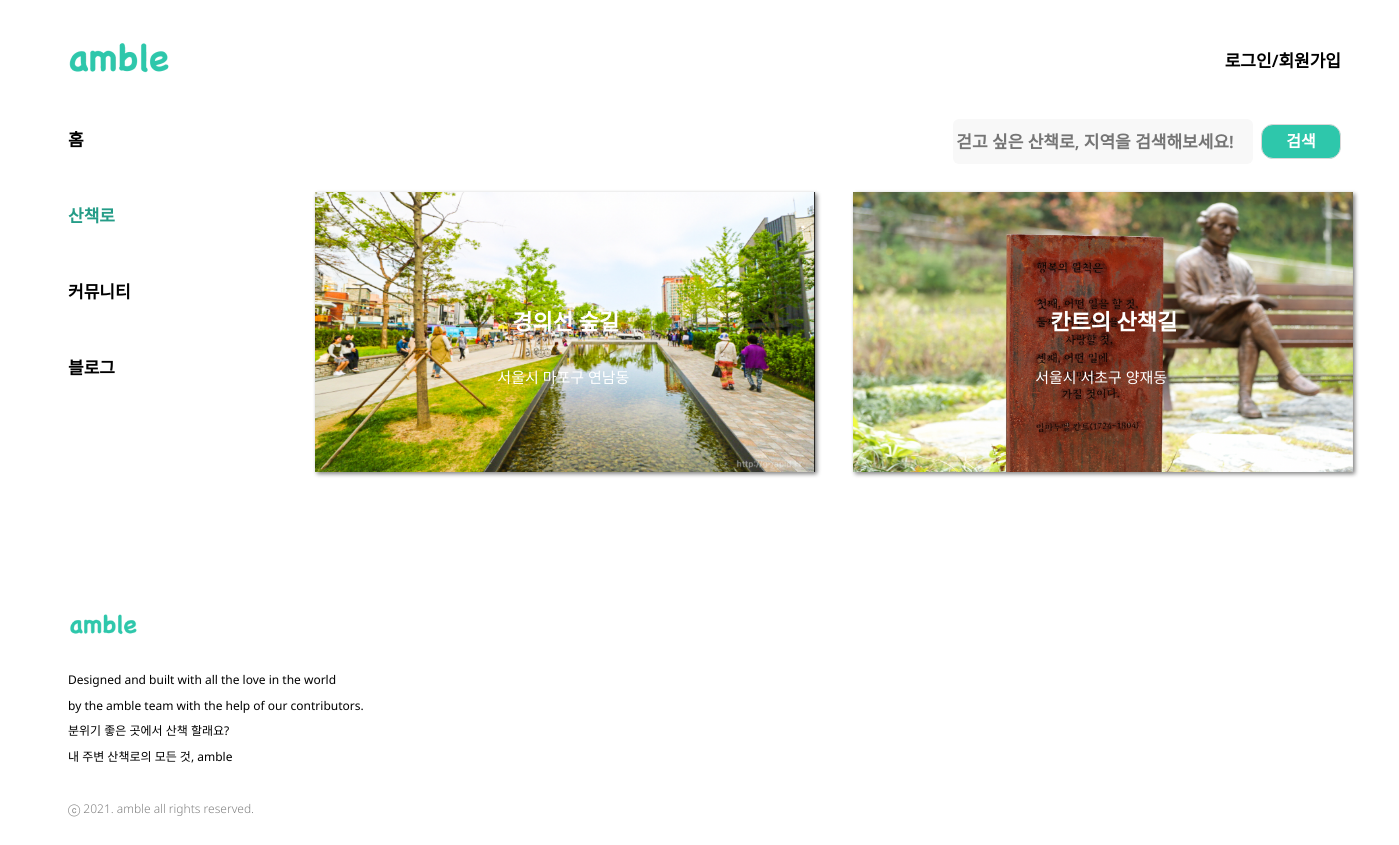
Page /trail on the committed database.
### trail/models.py (models this page shows, shortened)
class Trail(models.Model):
    name = models.CharField(max_length=200)
    img = models.ImageField(upload_to='images/')
    location = models.CharField(max_length=200)
    link = models.CharField(max_length=300)
    content = models.TextField(max_length=1000)
    hashtag = models.ManyToManyField(HashTag)

### trail/views.py (the view)
# urls.py: path('trail', trail.trail, name="trail"),
def trail(request):
    trail = Trail.objects
    return render(request, 'trail.html', {'trails': trail})

### trail/templates/trail.html (shortened to what this page needs)
{% load static %}
<!DOCTYPE html>
<html lang="en">
    <head>
    </head>
    <body>
        <div class="head-wrapper">
            <img src="{% static 'logo.png' %}">
            <div class="login-wrapper">
            {% if not user.is_authenticated %}
                <a href="{% url 'login' %}">로그인/회원가입</a>
            {% endif %}
            </div>
        </div>
        <div class="body-wrapper">
            <div class="body-navbar">
                <div class="navbar-item"><a href="{% url 'home' %}">홈</a></div>
                <div class="navbar-item"><a href="{% url 'trail' %}" id="nav-location">산책로</a></div>
                <div class="navbar-item"><a href="{% url 'community' %}">커뮤니티</a></div>
                <div class="navbar-item"><a href="{% url 'blog' %}">블로그</a></div>
            </div>
            <div>
                <form class="search-wrapper" action="{% url 'search' %}" method="post">
                    <input class="search-input" type="search" placeholder="걷고 싶은 산책로, 지역을 검색해보세요!" aria-label="Search" name="q" value="{{q}}">
                    <button class="search-button" type="submit">검색</button>
                </form>
                <div class="trail-wrapper">
                    {% if not trails %}
                        <div>검색 결과가 없습니다.</div>
                    {% else %}
                        {% for trail in trails.all %}
                        <div class="trail-item">
                            <a  href="{% url 'trail_detail' trail.id %}">
                                {% if trail.img.url != None %}
                                <img src="{{ trail.img.url }}" width="500px" height="280px">
                                {% endif %}
                                <div class="trail-name">{{ trail.name }}</div>
                                <div class="trail-location">{{ trail.location }}</div>
                            </a>
                        </div>
                        {% endfor %}
                        {% endif %}
                </div>
            </div>
        </div>
        <footer class="footer">
            <img class="footer-img" src="{% static 'logo.png' %}" width="100px"><br>
            <div class="footer-content">Designed and built with all the love in the world <br>by the amble team with the help of our contributors.</div>
            <div class="footer-content">
                분위기 좋은 곳에서 산책 할래요?<br>
                내 주변 산책로의 모든 것, amble<br>
            </div>
            <br>
            <div class="footer-rights">ⓒ 2021. amble all rights reserved.</div>
        </footer>
    </body>
</html>

### trail/templates/trail.html (style rules this page uses)
* { font-family: 'Noto Sans', sans-serif; color: black; font-size: 17px; font-weight: 600; line-height: 25.88px; }
.head-wrapper { display: flex; justify-content: space-between; padding-left: 36px; padding-right: 50px; }
.login-wrapper { padding-top: 40px; }
.body-wrapper { display: grid; grid-template-columns: 2fr 7fr; font-weight: 800; padding-top: 8px; }
.body-navbar { padding-left: 60px; padding-top: 8px; }
.navbar-item { padding-bottom: 50px; }
a { text-decoration: none; }
#nav-location { color: #249C87; }
.search-wrapper { display: flex; justify-content: flex-end; padding-right: 50px; padding-bottom: 28px; align-items: center; }
.search-input { background-color: #F8F8F8; border: none; height: 45px; width: 300px; border-radius: 6px; text-align: center; margin-right: 8px; }
.search-button { font-size: 16px; background-color: #2EC7AB; color: white; height: 35px; width: 80px; border-radius: 12px; border: 1px solid #DAD8D8 }
.trail-wrapper { display: grid; grid-template-columns: 1fr 1fr; justify-content: space-between; }
.trail-item { opacity: 1; filter: drop-shadow(2px 2px 2px gray); }
.trail-name { position: relative; left: 197px; top: -170px; font-size: 22px; font-weight: 600; color: white; }
.trail-location { position: relative; left: 182px; top: -140px; font-size: 15px; font-weight: 300; color: white; }
.footer { padding-top: 60px; }
.footer-img { padding-left: 45px; font-weight: 400; }
.footer-content { padding-left: 60px; font-weight: 400; font-size: 12px; }
.footer-rights { padding-left: 60px; padding-bottom: 30px; font-weight: 300; color: gray; font-size: 12px; }

### rows in the picture
Trail: img (picture), name "경의선 숲길", location "서울시 마포구 연남동"
Trail: img (picture), name "칸트의 산책길", location "서울시 서초구 양재동"
